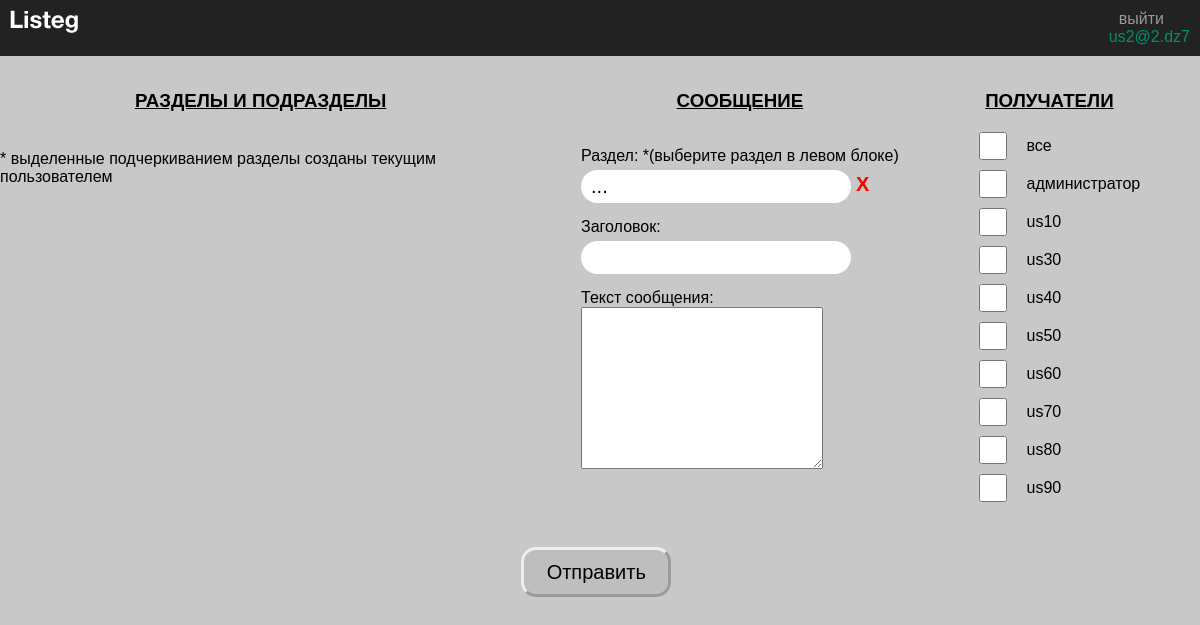
/route/msgOut/index.php (signed in), run on an earlier commit of the app's database.
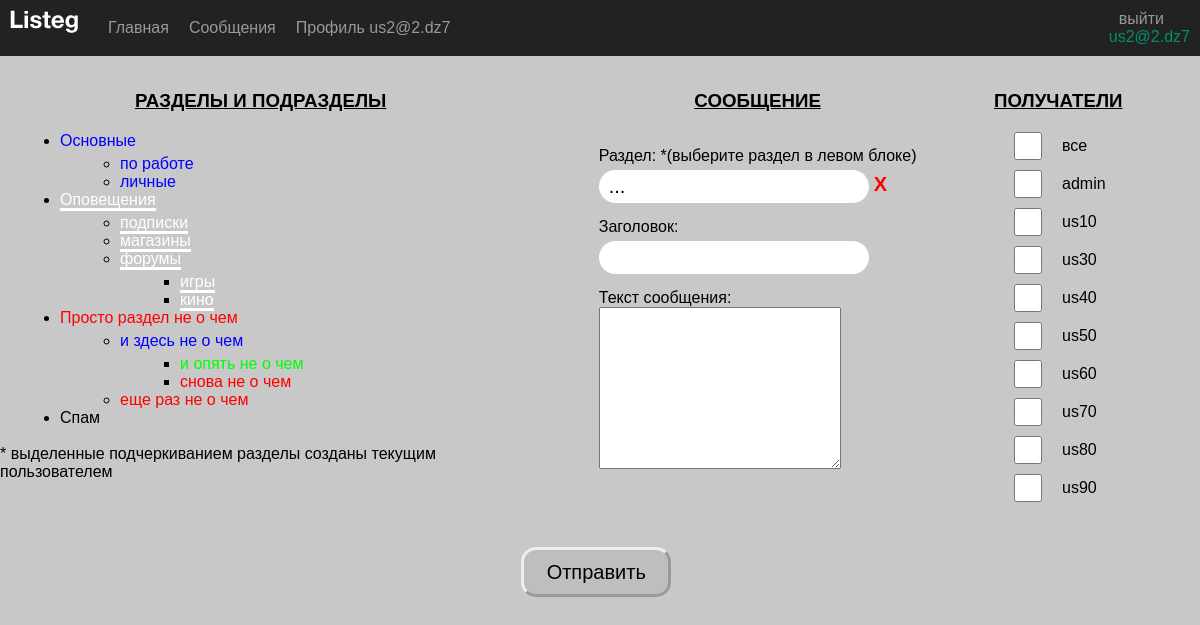
And on a later commit of the database.
### tables this page shows
CREATE TABLE `users` (
  `id` int(11) NOT NULL,
  `user` varchar(255) NOT NULL,
  `email` varchar(255) NOT NULL,
  `phone` varchar(20) DEFAULT NULL,
  `password` char(60) NOT NULL,
  `flag_email_notification` tinyint(1) NOT NULL DEFAULT '0',
  `flag_active` tinyint(1) NOT NULL DEFAULT '0'
);

CREATE TABLE `sections` (
  `id` int(3) NOT NULL,
  `name` varchar(50) NOT NULL,
  `parent_id` int(3) DEFAULT '0',
  `user_id` int(11) NOT NULL,
  `color_id` int(3) DEFAULT NULL,
  `date_time` datetime NOT NULL DEFAULT CURRENT_TIMESTAMP
);

### helpers/littleHelper.php (called while the page is built, shortened)
<?php
function cutString(string $element, int $numberOfSymbols): string
{
    return mb_strlen($element, 'UTF-8') <= $numberOfSymbols
        ? $element
        : mb_substr($element, 0, $numberOfSymbols - 3, 'UTF-8') . '...';
}
function activePoint(string $element, string $class): string
{
    return isCurrentUrl($element)
        ? $class
        : '';
}
function defineUrl(): string
{
    return parse_url($_SERVER['REQUEST_URI'], PHP_URL_PATH);
}
function isCurrentUrl(string $url): bool
{
    return $url == defineUrl();
}
function sortArray($mainMenu, $typeSort): array
{
    usort(
        $mainMenu,
        $typeSort == 'asc'
            ? function ($a, $b) {
                return $a['sort'] > $b['sort'];
            }
            : function ($a, $b) {
                return $b['sort'] > $a['sort'];
            }
    );
    return $mainMenu;
}
function isAuth(): bool
{
    return empty($_SESSION['login']);
}

### helpers/pdo_query.php (called while the page is built, shortened)
<?php
function selectUsers(object $pdo): array
{
    $sql = 'SELECT
            id,
            user,
            email
            FROM `users`';
    $stmt = $pdo->prepare($sql);
    $result = $stmt->execute();
    return $stmt->fetchAll();
}
function selectSection(object $pdo): array
{
    $sql = 'SELECT
                `sections`.id AS sections_id,
                `sections`.name,
                `sections`.parent_id,
                `sections`.user_id,
                `sections`.color_id,
                `colors`.red,
                `colors`.green,
                `colors`.blue,
                `users`.email
            FROM `sections`
            LEFT OUTER JOIN `colors`
            ON `sections`.color_id = `colors`.id
            LEFT OUTER JOIN `users`
            ON `sections`.user_id = `users`.id
            ORDER BY `sections`.parent_id';
    $stmt = $pdo->prepare($sql);
    $result = $stmt->execute();
    $resDB = $stmt->fetchAll();
    $category = [];
    foreach ($resDB  as $sectDB) {
        $category[$sectDB['parent_id']][] = $sectDB;
    };
    return $category;
}

### helpers/menu.php (called while the page is built)
<?php
function createMenu(
    array $mainMenu,
    string $typeSort = 'asc',
    string $typeMenu = 'horizontal'
) {
    $mainMenu = sortArray($mainMenu, $typeSort);
    require $_SERVER['DOCUMENT_ROOT'] . '/template/templMenu.php';
}

### template/tempUserSection.php (the view, shortened to what this page needs)
<div>
    <?php
    function outTree($parent_id, $level)
    {
        global $category, $linkSections;
        if (isset($category[$parent_id])) {
            echo "<ul class=\"section-list\">";
            foreach ($category[$parent_id] as $value) {
                $color = "rgb(" . $value["red"] . "," . $value["green"] . "," . $value["blue"] . ")";
                echo '<li>
                    <a href="' . $linkSections . '?parent=' . $value['sections_id'] . '&parentName=' . str_replace(" ", "%20", $value['name']) . '" style=" color:' . $color . ';
                                border-bottom: ' .
                    ($value['email'] == $_SESSION['login'] ?
                        ' 3px solid ' . $color
                        : 'none') .
                    '" >' .
                    $value['name'] .
                    '</a>
                </li>';
                $level = $level + 1;
                outTree($value["sections_id"], $level);
                $level = $level - 1;
            }
            echo "</ul>";
        }
    }
    outTree(0, 0);
    ?>
    <br>
    <p>* выделенные подчеркиванием разделы созданы текущим пользователем</p>
</div>

### views/header.php (shortened to what this page needs)
<?php
require $_SERVER['DOCUMENT_ROOT'] . '/helpers/menu.php';
require $_SERVER['DOCUMENT_ROOT'] . '/helpers/littleHelper.php';
require $_SERVER['DOCUMENT_ROOT'] . '/helpers/pdo_db.php';
require $_SERVER['DOCUMENT_ROOT'] . '/helpers/pdo_query.php';
$admin = false;
if (isset($_SESSION['admin'])) {
    $admin = $_SESSION['admin'];
}
$mainMenu = [];
if (isset($_SESSION['mainMenu'])) {
    $mainMenu = $_SESSION['mainMenu'];
}
?>
<!DOCTYPE html>
<html lang="en">
<head>
    <link rel="stylesheet" href="/css/style.css">
    <link rel="stylesheet" href="/css/jquery.fancybox.min.css" />
</head>
<body>
    <header>
        <div class="left-header">
            <a href="/"><img src="/img/logo.png" alt="logo"></a>
            <?php createMenu($mainMenu, 'asc', 'horizontal', $admin) ?>
        </div>
        <div class="right-header">
            <a href="/route/enter/?enter=<?= !isAuth() ? 'exit' : 'autor' ?>" class="horizontal-menu-link">
                <span class="horizontal-menu-element">
                    <?= !isAuth() ? 'выйти' : 'войти на сайт' ?>
                </span>
                <?php if (!isAuth()) { ?>
                    <div class="autor-yes">
                        <?= $_SESSION['login'] ?>
                    </div>
                <?php } else { ?>
                    <div class="autor-no">
                        авторизируйтесь
                    </div>
                <?php } ?>
            </a>
        </div>
    </header>

### route/msgOut/index.php (shortened to what this page needs)
<?php
require $_SERVER['DOCUMENT_ROOT'] . '/views/header.php';
$sectionName = '...';
$title = '';
$linkSections = '/route/msgOut/';
$checked = [];
if (isset($_SESSION['login'])) {
    $category = selectSection($pdo);
}
?>
<main>
    <?php
    require $_SERVER['DOCUMENT_ROOT'] . '/template/msg/tempMsgCreate.php';
    ?>
</main>
<?php require $_SERVER['DOCUMENT_ROOT'] . '/views/footer.php';

### template/msg/tempMsgCreate.php (shortened to what this page needs)
<?php
$users = selectUsers($pdo);
$users = array_filter(
    $users,
    function ($element) {
        return $element['id'] !== $_SESSION['user_id'];
    }
);
array_unshift($users, ['id' => -1, 'user' => 'все', 'email' => '-----']);
?>
<div class="container-msg">
    <div>
        <h3 class="page-header">РАЗДЕЛЫ И ПОДРАЗДЕЛЫ</h3>
        <?php require $_SERVER['DOCUMENT_ROOT'] . '/template/tempUserSection.php'; ?>
    </div>
    <form action="" method="POST" class="form-msg">
        <div class="container-msg">
            <div class="input-msg">
                <h3 class="page-header">СООБЩЕНИЕ</h3>
                <label class="enter-label" for="section">Раздел: <smal>*(выберите раздел в левом блоке)</smal></label>
                <div class="block-section">
                    <div class="section-name"> <?= $sectionName ?></div>
                    <a href="/route/msgOut/?clearSection=1" class="cross-clear">
                        Х
                    </a>
                </div>
                <label class="enter-label" for="msg-title">Заголовок:</label>
                <input type="text" id="msg-title" name="title" value="<?= $title ?>">
                <label class="enter-label" for="msg-text">Текст сообщения:</label>
                <textarea class="text-msg" id="msg-text" name="text"> <?= htmlspecialchars($text) ?></textarea>
            </div>
            <div class="input-msg">
                <h3 class="page-header">ПОЛУЧАТЕЛИ</h3>
                <ul class="user-list">
                    <?php
                    foreach ($users as $user) { ?>
                        <li class="user-list-element">
                            <input type="checkbox" class="check-user" name="recepient[]" value="<?= $user['id'] ?>" <?php if (in_array($user['id'], $checked)) { ?> checked <?php } ?>>
                            <span><?= $user['user'] ?></span>
                        </li>
                    <?php } ?>
                </ul>
            </div>
        </div>
        <input type="submit" name="btnSubmit" value="Отправить" class="enter-button" />
    </form>
</div>

### views/footer.php (shortened to what this page needs)
</body>
</html>

### template/templMenu.php
<ul class="<?= $typeMenu ?>-menu">
    <?php foreach ($mainMenu as $element) { ?>
        <li>
            <a href="<?= $element['path'] ?>" class=" <?= $typeMenu ?>-menu-link">
                <div class="<?= $typeMenu ?>-menu-element <?= activePoint($element['path'], 'active') ?>">
                    <?= cutString($element['title'], 150) ?>
                </div>
            </a>
        </li>
    <?php } ?>
</ul>

### css/style.css (style rules this page uses)
* { margin: 0; padding: 0; font-family: Arial, Helvetica, sans-serif; }
body { background-color: #c9c8c8; }
header { width: 100%; position: fixed; left: 0; top: 0; background-color: #222; display: flex; justify-content: space-around; }
.left-header { flex-grow: 1; margin: 10px; display: flex; }
.right-header { margin: 10px; }
.horizontal-menu, .vertical-menu { display: flex; flex-direction: row; align-items: center; font-size: 16px; list-style-type: none; margin-left: 20px; }
.horizontal-menu-link, .vertical-menu-link { text-decoration: none; }
.horizontal-menu-element, .vertical-menu-element { margin: 0 10px; color: #999; }
main { margin-top: 70px; margin-bottom: 20px; width: 100%; }
.enter-label { margin-top: 15px; }
.enter-button { margin-top: 35px; width: 150px; height: 50px; border-radius: 15px; border-style: outset; background-color: rgb(190, 190, 190); }
.page-header { text-align: center; margin-bottom: 20px; margin-top: 20px; text-decoration: underline; }
input, select, .section-name { font-size: 20px; margin-top: 5px; padding: 5px 10px; border: none; border-radius: 20px; width: 250px; background-color: #fff; }
.autor-yes, .autor-no { text-align: center; }
.autor-yes { color: rgb(0, 145, 108); }
.section-list { margin-left: 5vw; margin-top: 5px; padding: 0; }
.section-list li a { text-decoration: none; }
.block-section { display: flex; flex-direction: row; flex-wrap: nowrap; align-items: center; }
.cross-clear { display: block; margin-left: 5px; font-weight: bold; font-size: 20px; text-decoration: none; color: red; }
.container-msg { display: flex; flex-direction: row; flex-wrap: nowrap; justify-content: space-evenly; }
.input-msg { display: flex; flex-direction: column; }
.text-msg { width: 20vw; height: 20vh; }
.check-user { margin: 0 20px 0 0; padding: 0 20px 0 0; height: 28px; width: 28px; }
.form-msg { width: 60vw; }
.user-list-element { list-style: none; padding-left: 20px; display: flex; flex-wrap: nowrap; align-items: center; margin-bottom: 10px; }

What changed in the data, as far as the page shows it:
added sections: name "Основные", shown under "РАЗДЕЛЫ И ПОДРАЗДЕЛЫ"
added sections: name "по работе", shown under "Основные"
added sections: name "личные", shown under "Основные"
added sections: name "Оповещения", shown under "РАЗДЕЛЫ И ПОДРАЗДЕЛЫ"
added sections: name "подписки", shown under "Оповещения"
added sections: name "магазины", shown under "Оповещения"
added sections: name "форумы", shown under "Оповещения"
added sections: name "игры", shown under "форумы"
added sections: name "кино", shown under "форумы"
added sections: name "Просто раздел не о чем", shown under "РАЗДЕЛЫ И ПОДРАЗДЕЛЫ"
added sections: name "и здесь не о чем", shown under "Просто раздел не о чем"
added sections: name "и опять не о чем", shown under "и здесь не о чем"
added sections: name "снова не о чем", shown under "и здесь не о чем"
added sections: name "еще раз не о чем", shown under "Просто раздел не о чем"
added sections: name "Спам", shown under "РАЗДЕЛЫ И ПОДРАЗДЕЛЫ"
changed users: user "администратор" → "admin"
Also different on the page:
new list line: "Главная"
new list line: "Сообщения"
new list line: "Профиль us2@2.dz7"
